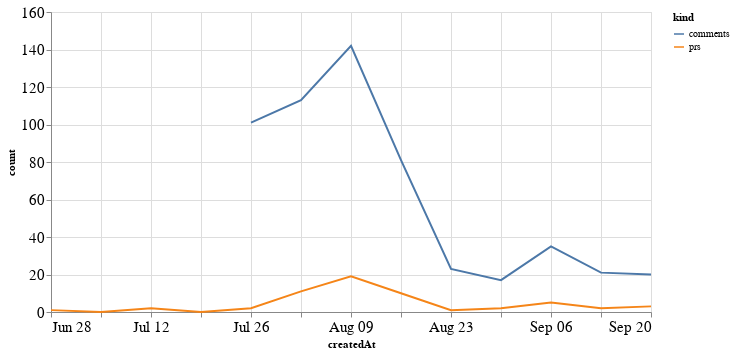

Write notebook code for a chart like this one.
### Code cell
alt.Chart(total_time, width=600).mark_line().encode(
    x='createdAt',
    y='count',
    color='kind'
)

### Figure 1 — Vega-Lite specification as saved in the notebook (floating-point values rounded to 4 significant figures)
{"config": {"axisLeft": {"labelFontSize": 15}, "axisBottom": {"labelFontSize": 15}}, "data": {"name": "data-365fbe71931fbc1b2baae9020c5ab44e"}, "mark": "line", "encoding": {"color": {"type": "nominal", "field": "kind"}, "x": {"type": "temporal", "field": "createdAt"}, "y": {"type": "quantitative", "field": "count"}}, "width": 600, "$schema": "https://vega.github.io/schema/vega-lite/v4.8.1.json", "datasets": {"data-365fbe71931fbc1b2baae9020c5ab44e": [{"createdAt": "2020-06-28T00:00:00", "kind": "prs", "count": 1.0}, {"createdAt": "2020-07-05T00:00:00", "kind": "prs", "count": 0.0}, {"createdAt": "2020-07-12T00:00:00", "kind": "prs", "count": 2.0}, {"createdAt": "2020-07-19T00:00:00", "kind": "prs", "count": 0.0}, {"createdAt": "2020-07-26T00:00:00", "kind": "prs", "count": 2.0}, {"createdAt": "2020-08-02T00:00:00", "kind": "prs", "count": 11.0}, {"createdAt": "2020-08-09T00:00:00", "kind": "prs", "count": 19.0}, {"createdAt": "2020-08-16T00:00:00", "kind": "prs", "count": 10.0}, {"createdAt": "2020-08-23T00:00:00", "kind": "prs", "count": 1.0}, {"createdAt": "2020-08-30T00:00:00", "kind": "prs", "count": 2.0}, {"createdAt": "2020-09-06T00:00:00", "kind": "prs", "count": 5.0}, {"createdAt": "2020-09-13T00:00:00", "kind": "prs", "count": 2.0}, {"createdAt": "2020-09-20T00:00:00", "kind": "prs", "count": 3.0}, {"createdAt": "2020-06-28T00:00:00", "kind": "comments", "count": null}, {"createdAt": "2020-07-05T00:00:00", "kind": "comments", "count": null}, {"createdAt": "2020-07-12T00:00:00", "kind": "comments", "count": null}, {"createdAt": "2020-07-19T00:00:00", "kind": "comments", "count": null}, {"createdAt": "2020-07-26T00:00:00", "kind": "comments", "count": 101.0}, {"createdAt": "2020-08-02T00:00:00", "kind": "comments", "count": 113.0}, {"createdAt": "2020-08-09T00:00:00", "kind": "comments", "count": 142.0}, {"createdAt": "2020-08-16T00:00:00", "kind": "comments", "count": 81.0}, {"createdAt": "2020-08-23T00:00:00", "kind": "comments", "count": 23.0}, {"createdAt": "2020-08-30T00:00:00", "kind": "comments", "count": 17.0}, {"createdAt": "2020-09-06T00:00:00", "kind": "comments", "count": 35.0}, {"createdAt": "2020-09-13T00:00:00", "kind": "comments", "count": 21.0}, {"createdAt": "2020-09-20T00:00:00", "kind": "comments", "count": 20.0}]}}
